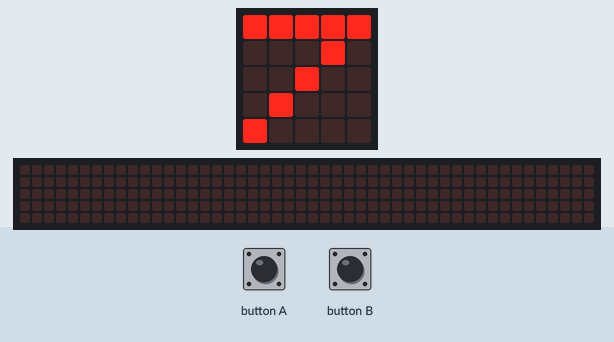
Recording of a program running on a simulated BBC micro:bit (MakeCode). Shown: the board's 5×5 LED display, a strip that is not on the board, showing the scrolling text unrolled. The 48×5 strip is a reading aid, not a part: it shows the text the display is scrolling, unrolled, one strip-width of it at a time.

Above: at 0.1 s.
At 4.4 s:
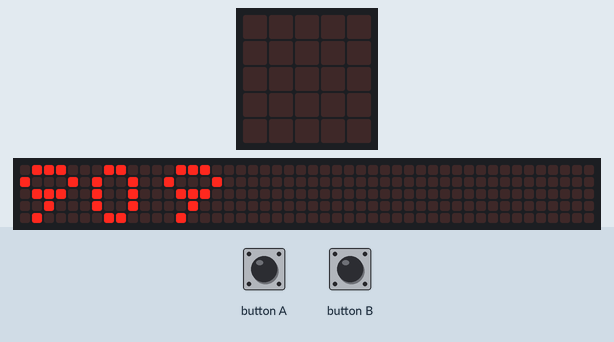
At 4.75 s:
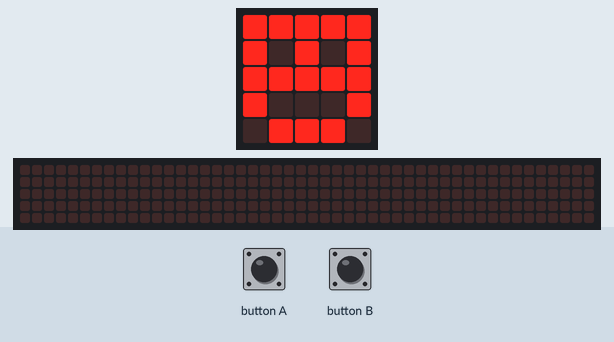
At 17.2 s:
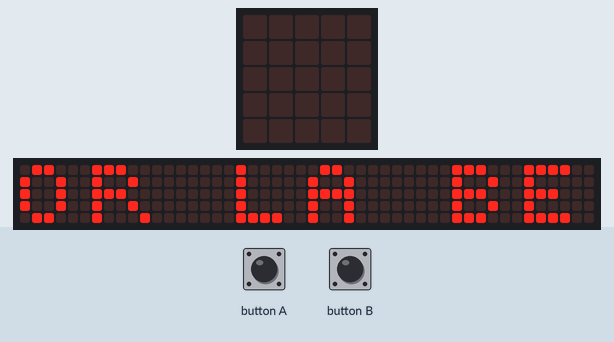
At 23.5 s:
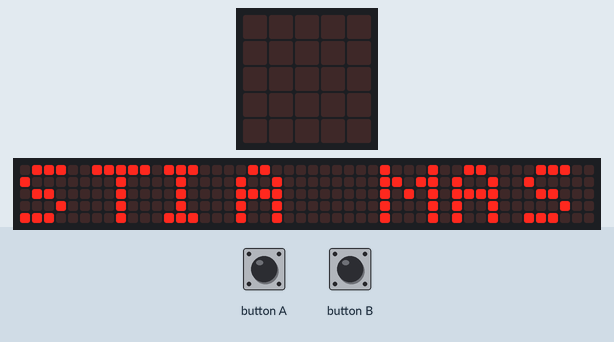
At 37.0 s:
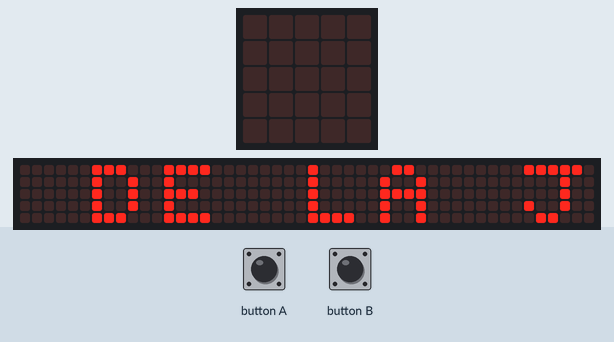

The program:

main.ts
```typescript
input.onButtonPressed(Button.A, function () {
    basic.showNumber(8)
})
input.onGesture(Gesture.TiltRight, function () {
    basic.showLeds(`
        . . # . .
        . . . # .
        # # # # #
        . . . # .
        . . # . .
        `)
})
input.onGesture(Gesture.TiltLeft, function () {
    basic.showLeds(`
        . . # . .
        . # . . .
        # # # # #
        . # . . .
        . . # . .
        `)
})
input.onButtonPressed(Button.B, function () {
    basic.showNumber(7)
})
basic.showNumber(7)
basic.pause(200)
basic.showNumber(909)
basic.showLeds(`
    # # # # #
    # . # . #
    # # # # #
    # . . . #
    . # # # .
    `)
basic.showString("TERRANATOR LA BESTIA MAS SALVAJE DE LA JUNGLA")
basic.forever(function () {
    basic.showNumber(7)
    basic.pause(200)
    basic.showNumber(909)
    basic.showLeds(`
        # # # # #
        # . # . #
        # # # # #
        # . . . #
        . # # # .
        `)
    basic.showString("TERRANATOR LA BESTIA MAS SALVAJE DE LA JUNGLA")
})
```

test.ts
```typescript
// aquí va el archivo "tests"; esto no se compilará cuando este paquete se utilice como una extensión.
```

Measured:
- what the display in image 2 shows lasts 0.4 s, from 4.6 s to 5.0 s
- what the display in image 3 shows lasts 0.6 s, from 17.1 s to 17.7 s
